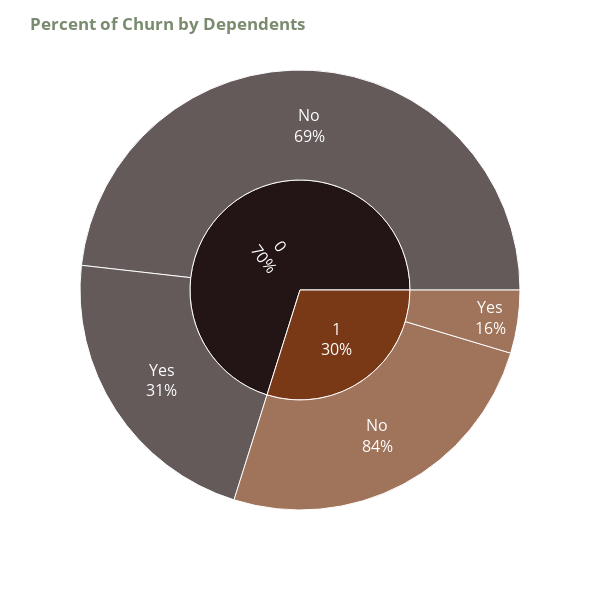

The code cell stored with this chart in its notebook:
### Code cell
plot_percentage('Dependents')

### Figure 1 — Plotly figure (JSON) as saved in the notebook; plotly's stock layout.template omitted (floating-point values rounded to 4 significant figures)
{"data": [{"branchvalues": "total", "domain": {"x": [0, 1], "y": [0, 1]}, "hovertemplate": "labels=%{label}<br>count=%{value}<br>parent=%{parent}<br>id=%{id}<extra></extra>", "ids": ["0/No", "1/No", "0/Yes", "1/Yes", "0", "1"], "labels": ["No", "No", "Yes", "Yes", "0", "1"], "name": "", "parents": ["0", "1", "0", "1", "", ""], "textfont": {"size": 16}, "textinfo": "label+percent parent", "type": "sunburst", "values": [3390, 1773, 1543, 326, 4933, 2099]}], "layout": {"height": 600, "legend": {"tracegroupgap": 0}, "margin": {"t": 60}, "sunburstcolorway": ["#231515", "#793916", "#D33F00", "#B7D7D7", "#859091"], "title": {"text": "<b style=\"color:#7b8b6f;\">Percent of Churn by Dependents</b>"}, "width": 600}}
